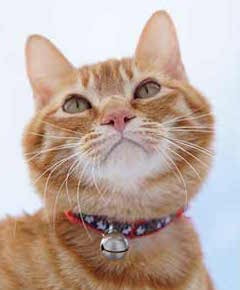
#> input picture utility/cat.jpg, 240 x 290 px
$ python 7.PIL.py
#> lines starting #> are read from the running program, lines starting #| are printed output that depends on the picture
#!/usr/bin/python
#encoding=utf8

from PIL import Image, ImageFilter

#打开一个jpg图片
im = Image.open('cat.jpg')
#> im is the input picture: PIL image 240x290 RGB; mean R, G, B 191.6, 172.9, 163.9
#获取大小
w,h=im.size
#> w = 240; h = 290
print('Original image to: %sx%s'%(w,h))
#| Original image to: 240x290
#缩放到50%
im.thumbnail((w*0.5, h*0.5))
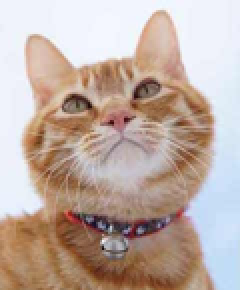
#> im: PIL image 120x145 RGB (shown 2 times larger); mean R, G, B 191.6, 172.9, 163.9
print('Resize image to: %s x %s'%(w*0.5,h*0.5))
#| Resize image to: 120.0 x 145.0
im.save('cat_thumbnail.jpg', 'jpeg')

#模糊
imBlur = im.filter(ImageFilter.BLUR)
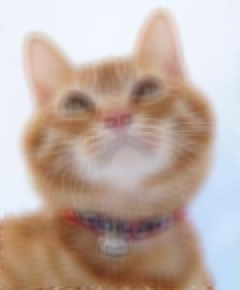
#> imBlur: PIL image 120x145 RGB (shown 2 times larger); mean R, G, B 191.6, 173, 163.9
imBlur.save('cat_blur.jpg', 'jpeg')
